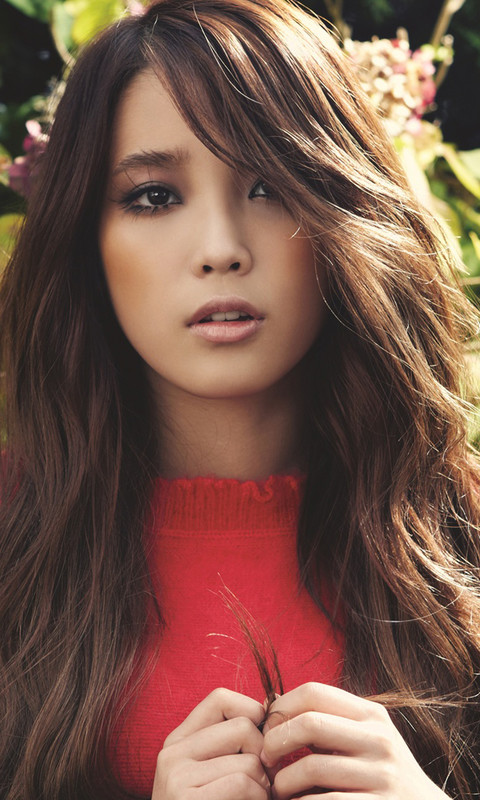
//> input picture materials/face2.jpg, 480 x 800 px
$ ./main   (built with g++ and OpenCV 4)
//> lines starting //> are read from the running program, lines starting //| are printed output that depends on the picture
/****************************************************************************
**
** Copyright (C) 2019 Xiaohai <xiaohaidotpro@outlook.com>.
** Contact: http://xiaohai.pro
**
** This file is part of learningOpenCV3
**
**
****************************************************************************/

#include "bits/stdc++.h"

#include "opencv2/opencv.hpp"

int main(int /* argc */, char** /* argv */) {
    cv::Mat src = cv::imread("../../materials/face2.jpg", cv::IMREAD_GRAYSCALE);
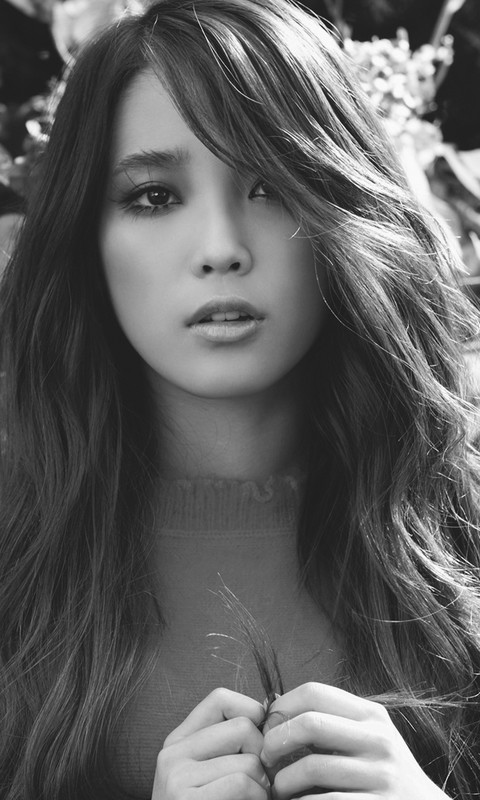
//> src: 800 rows x 480 cols, CV_8UC1; min 8, max 255, mean 95.6
    if (src.empty()) {
        std::cerr << "load image error..." << std::endl;
        return -1;
    }

    cv::Size patchSize(200, 600);
    cv::Point topleft(src.cols / 100, src.rows / 100);
//> topleft = Point(4, 8)
    cv::Rect roi(topleft.x, topleft.y, patchSize.width, patchSize.height);
//> roi = Rect(4, 8, 200, 600)
    cv::Mat dst = src(roi);
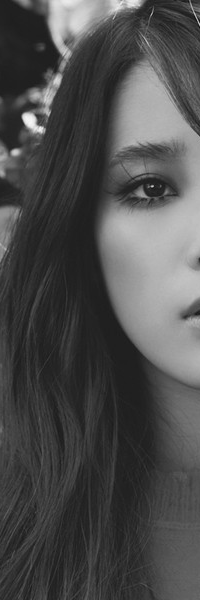
//> dst: 600 rows x 200 cols, CV_8UC1; min 14, max 246, mean 76.3

    int dft_M = cv::getOptimalDFTSize(src.rows + dst.rows - 1);
//> dft_M = 1440
    int dft_N = cv::getOptimalDFTSize(src.cols + dst.cols - 1);
//> dft_N = 720

    cv::Mat dft_A = cv::Mat::zeros(dft_M, dft_N, CV_32F);
    cv::Mat dft_B = cv::Mat::zeros(dft_M, dft_N, CV_32F);

    cv::Mat dft_A_part = dft_A(cv::Rect(0, 0, src.cols, src.rows));
    cv::Mat dft_B_part = dft_B(cv::Rect(0, 0, dst.cols, dst.cols));

    src.convertTo(dft_A_part, dft_A_part.type(), 1, -cv::mean(src)[0]);
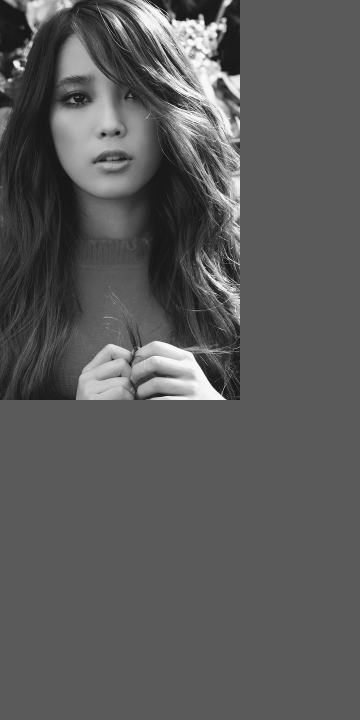
//> dft_A: 1440 rows x 720 cols, CV_32FC1 (shown at 1/2 size); min -87.61, max 159.4, mean 0; drawn with min black and max white
    dst.convertTo(dft_B_part, dft_B_part.type(), 1, -cv::mean(dst)[0]);

    cv::dft(dft_A, dft_A, 0, src.rows);
    cv::dft(dft_B, dft_B, 0, dst.rows);

    //
    cv::mulSpectrums(dft_A, dft_B, dft_A, 0, true);
//> dft_A: 1440 rows x 720 cols, CV_32FC1; every value is 0
    cv::idft(dft_A, dft_A, CV_HAL_DFT_SCALE, src.rows + dst.rows - 1);
//> dft_A: 1440 rows x 720 cols, CV_32FC1; every value is 0

    cv::Mat corr = dft_A(cv::Rect(0, 0, src.cols + dst.cols - 1, src.rows + dst.rows - 1));
//> corr: 1399 rows x 679 cols, CV_32FC1; every value is 0
    cv::normalize(corr, corr, 0, 1, cv::NORM_MINMAX, corr.type());
//> corr: 1399 rows x 679 cols, CV_32FC1; every value is 0
//> dft_A: 1440 rows x 720 cols, CV_32FC1; every value is 0
    cv::pow(corr, 3.0, corr);

    dst ^= cv::Scalar::all(255);
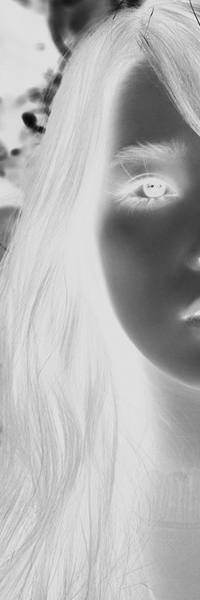
//> dst: 600 rows x 200 cols, CV_8UC1; min 9, max 241, mean 178.7

    const std::string srcWindow{"Src Window"};
    const std::string dstWindow{"Dst Window"};
    cv::namedWindow(srcWindow, cv::WINDOW_GUI_NORMAL);
    cv::namedWindow(dstWindow, cv::WINDOW_GUI_NORMAL);
    cv::imshow(srcWindow, src);
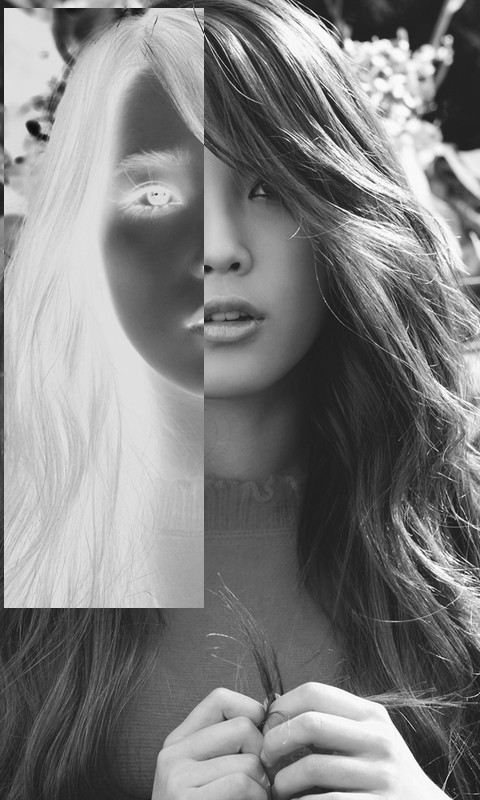
//> window 'Src Window': 800 rows x 480 cols, CV_8UC1; min 8, max 255, mean 127.6
    cv::imshow(dstWindow, dst);

    cv::waitKey(0);

    return 0;
}

$ run again, with materials/face1.jpg copied over materials/face2.jpg
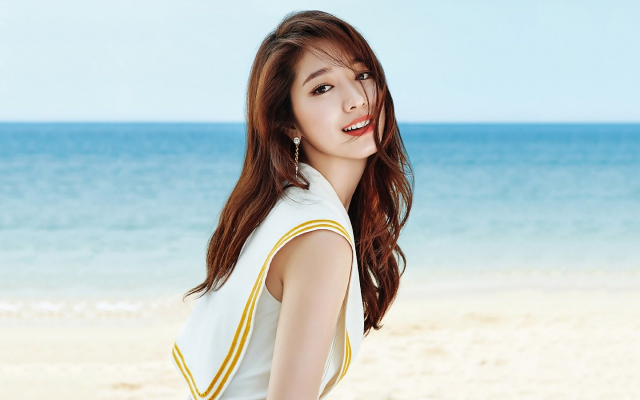
//> input picture materials/face1.jpg, 1280 x 800 px (shown at 1/2 size)
//> `dst ^= cv::Scalar::all(255);`:
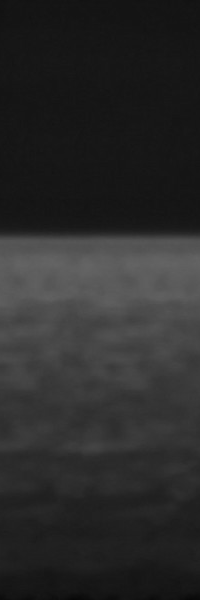
//> dst: 600 rows x 200 cols, CV_8UC1; min 7, max 100, mean 42.7
//> `cv::imshow(srcWindow, src);`:
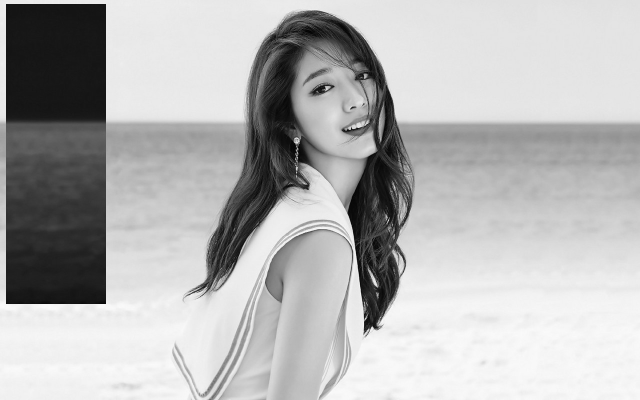
//> window 'Src Window': 800 rows x 1280 cols, CV_8UC1 (shown at 1/2 size); min 0, max 255, mean 180.4

$ run again, with materials/face3.jpg copied over materials/face2.jpg
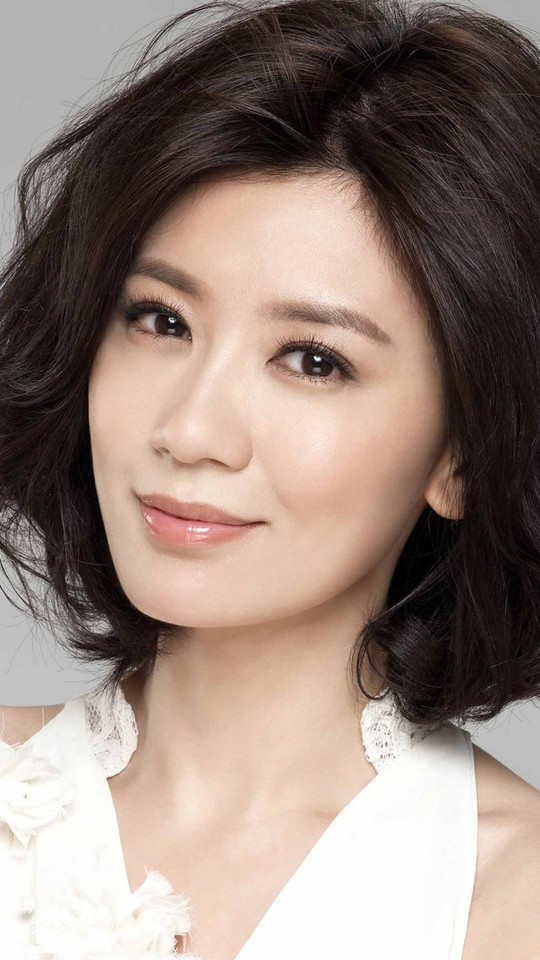
//> input picture materials/face3.jpg, 540 x 960 px
//> `dst ^= cv::Scalar::all(255);`:
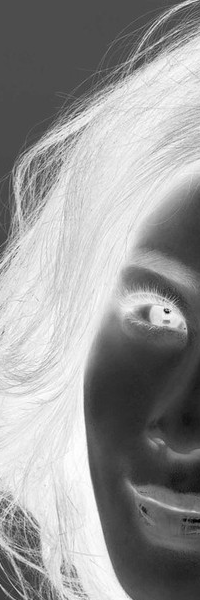
//> dst: 600 rows x 200 cols, CV_8UC1; min 0, max 255, mean 150.1
//> `cv::imshow(srcWindow, src);`:
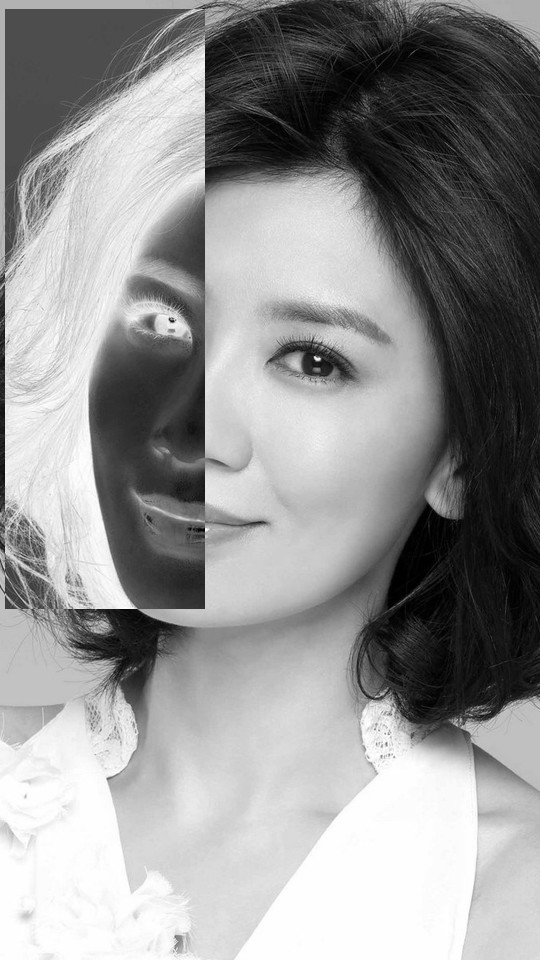
//> window 'Src Window': 960 rows x 540 cols, CV_8UC1; min 0, max 255, mean 147

$ run again, with materials/2.jpg copied over materials/face2.jpg
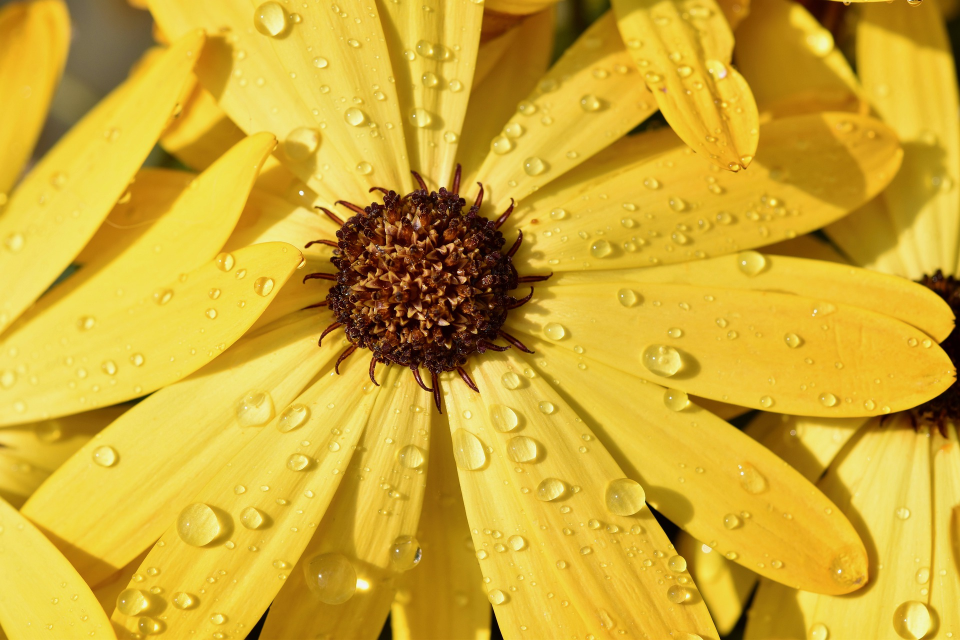
//> input picture materials/2.jpg, 1920 x 1280 px (shown at 1/2 size)
//> `dst ^= cv::Scalar::all(255);`:
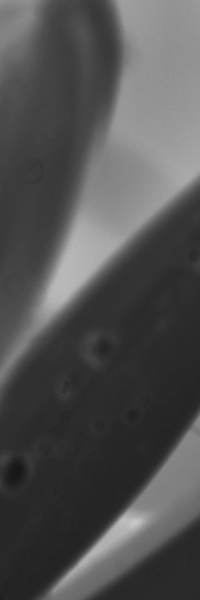
//> dst: 600 rows x 200 cols, CV_8UC1; min 23, max 199, mean 81.4
//> `cv::imshow(srcWindow, src);`:
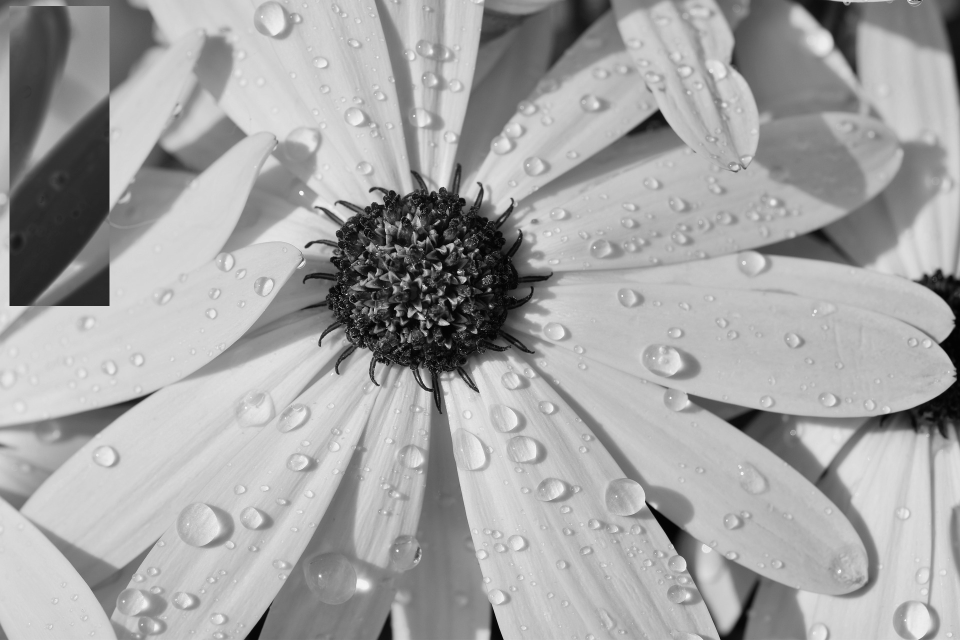
//> window 'Src Window': 1280 rows x 1920 cols, CV_8UC1 (shown at 1/2 size); min 0, max 255, mean 164.4
